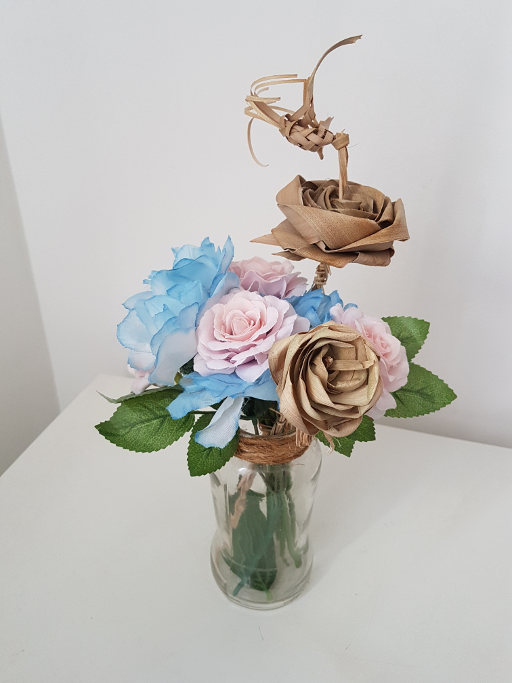
//> input picture PDI/atv8/flores.png, 512 x 683 px
$ ./cannypoints flores.png   (built with g++ and OpenCV 4)
//> lines starting //> are read from the running program, lines starting //| are printed output that depends on the picture; after the words box and inside, x2 and y2 are one past the last pixel; in counts of white or black regions, pixels touching at a corner belong together
#include <iostream>
#include <opencv2/opencv.hpp>
#include <fstream>
#include <iomanip>
#include <vector>
#include <algorithm>
#include <numeric>
#include <ctime>
#include <cstdlib>
#define R_inicial 5
#define JITTER 3
#define STEP 10

using namespace std;
using namespace cv;

//esses valores serão modificados conforme aumentarmos os limiares T1 e T2
double RAIO=R_inicial;

Mat image, points;

int width, height;

void pontilhismo(){
  int x,y,gray;
  vector<int> yrange;
  vector<int> xrange;

  xrange.resize(height/STEP);
  yrange.resize(width/STEP);

  iota(xrange.begin(), xrange.end(), 0);
  iota(yrange.begin(), yrange.end(), 0);

  for(uint i=0; i<xrange.size(); i++){
    xrange[i]= xrange[i]*STEP+STEP/2;
  }

  for(uint i=0; i<yrange.size(); i++){
    yrange[i]= yrange[i]*STEP+STEP/2;
  }

  points = Mat(height, width, CV_8U, Scalar(255));

  random_shuffle(xrange.begin(), xrange.end());

  for(auto i : xrange){
    random_shuffle(yrange.begin(), yrange.end());
    for(auto j : yrange){
      x = i+rand()%(2*JITTER)-JITTER+1;
      y = j+rand()%(2*JITTER)-JITTER+1;
      gray = image.at<uchar>(x,y);
      circle(points,
             cv::Point(y,x),
             RAIO,
             CV_RGB(gray,gray,gray),
             -1,
             CV_AA);
    }
  }


}


void canny(){
  int x,y,gray;
  Mat border;
  int i,nIteracoes=10;
  int t2=1;

  for(i=0;i<nIteracoes;i++){
    Canny(image, border, t2, 3*t2);
    t2+=10;

    //refinar pointilhismo
    //para os pontos da borda desenhar circulos menores
    for(x=0;x<height;x++){
      for(y=0;y<width;y++){
        if(border.at<uchar>(x,y)==255){
          gray = image.at<uchar>(x,y);
          circle(points,cv::Point(y,x),RAIO,CV_RGB(gray,gray,gray),-1,CV_AA);
        }
      }
    }
    //diminuir o raio para ponto menor
    RAIO=int(RAIO-R_inicial/(1.0*nIteracoes));

  }

}


int main(int argc, char** argv){
  Mat copiaOriginal,copiaRefinada;
  // guarda tecla capturada
  char key;
  //determinar se quer refinar pontilhismo ou nao
  bool troca=1;
  //carregar imagem
  image= imread(argv[1],CV_LOAD_IMAGE_GRAYSCALE);
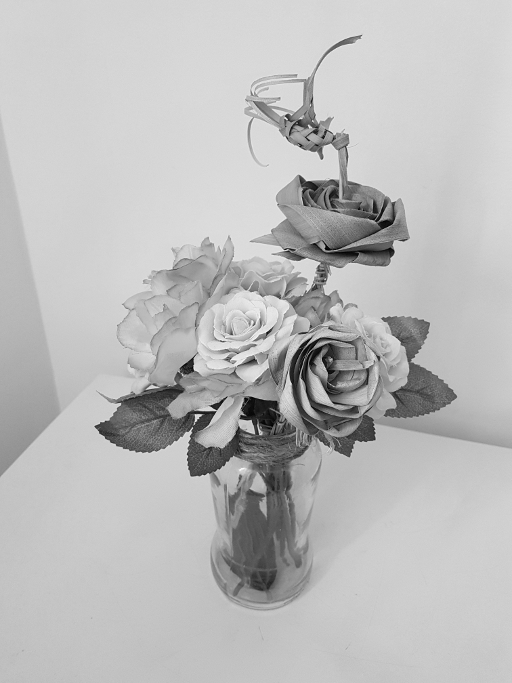
//> image: 683 rows x 512 cols, CV_8UC1; min 0, max 251, mean 187.7

  srand(time(0));

  if(!image.data){
	cout << "nao abriu" << argv[1] << endl;
    cout << argv[0] << " imagem.jpg";
    exit(0);
  }


  //altura e largura da imagem
  width=image.size().width;
//> width = 512
  height=image.size().height;
//> height = 683

  //prepara a janela para exibição da imagem
  namedWindow("Pointilhismo", 1);
  //construção da imagem pointilhista básica
  pontilhismo();
//> after the loop in pontilhismo, `for(auto i : xrange)`:
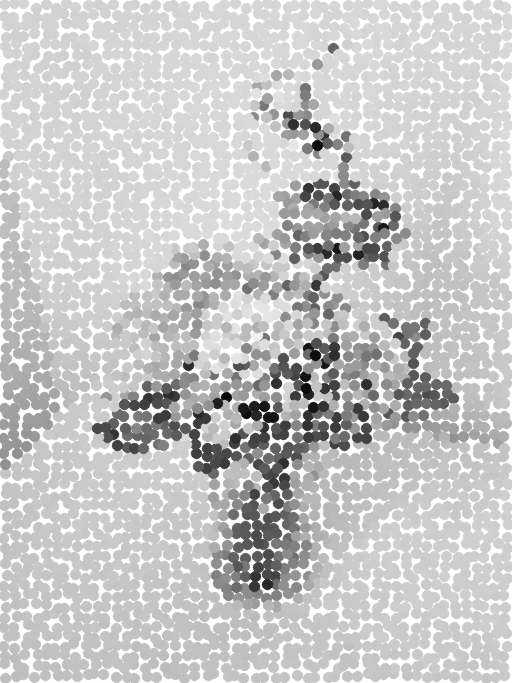
//> points: 683 rows x 512 cols, CV_8UC1; min 10, max 255, mean 200.6
  //guarda copia
  points.copyTo(copiaOriginal);

  //utilizar canny para refinar algoritmo
  canny();
//> the loop in canny, `for(i=0;i<nIteracoes;i++)` made 10 passes
//> (gray, RAIO) on passes 1 to 10: (202, 4), (194, 3), (186, 2), (186, 1), (184, 0), (184, 0), (184, 0), (184, 0), (184, 0), (184, 0)
//> pass 1, in canny, `Canny(image, border, t2, 3*t2);`:
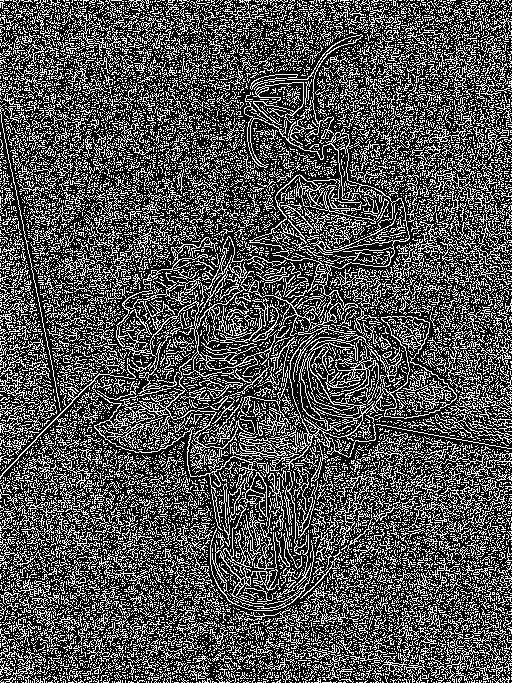
//> border: 683 rows x 512 cols, CV_8UC1; 31.9% white in thin lines or dots
//> pass 2, in canny, `Canny(image, border, t2, 3*t2);`:
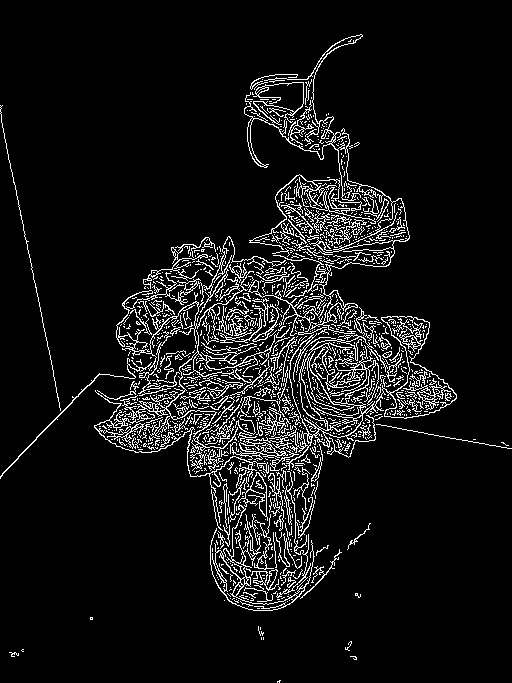
//> border: 683 rows x 512 cols, CV_8UC1; 7.8% white in thin lines or dots
//> pass 3, in canny, `Canny(image, border, t2, 3*t2);`:
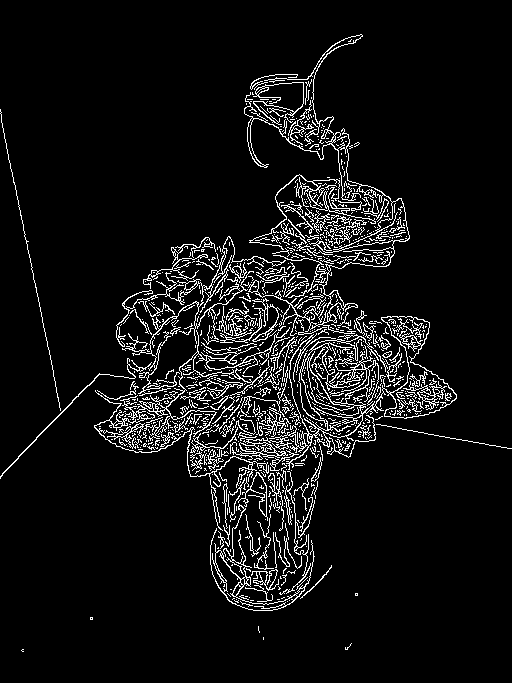
//> border: 683 rows x 512 cols, CV_8UC1; 7.1% white in thin lines or dots
//> after the loop in canny, `for(i=0;i<nIteracoes;i++)`:
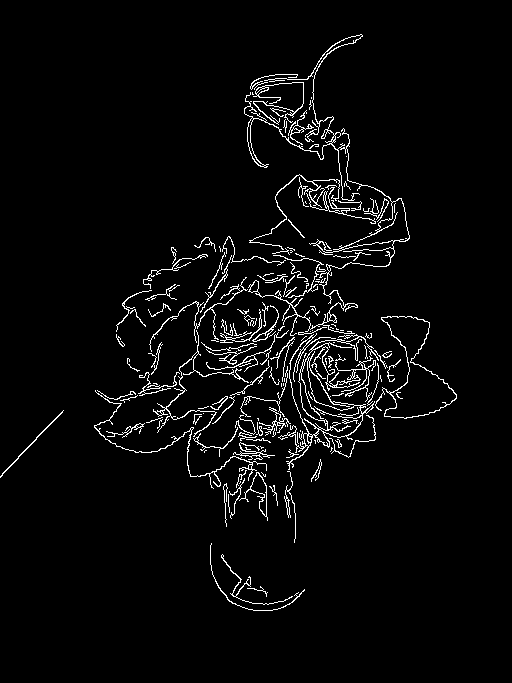
//> border: 683 rows x 512 cols, CV_8UC1; 3.7% white in thin lines or dots, all inside (x1, y1, x2, y2) = (0, 34, 457, 611)
//> after the loop in canny, `for(i=0;i<nIteracoes;i++)`:
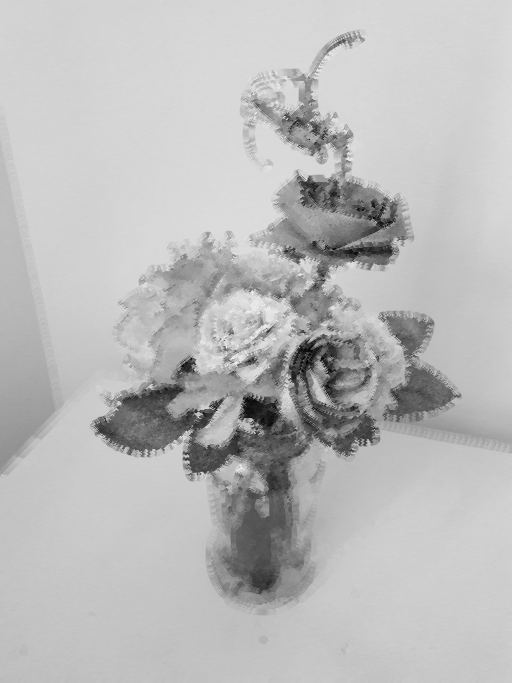
//> points: 683 rows x 512 cols, CV_8UC1; min 2, max 245, mean 186.7
//> after the loop in canny, `for(i=0;i<nIteracoes;i++)`: t2 = 101; gray = 184; RAIO = 0
  points.copyTo(copiaRefinada);

  while(1){

    key = (char) waitKey(10);
//> the Esc key is pressed
    if( key == 27 ) break; // esc pressed!
    if(key=='t'){
      if(troca)
        copiaRefinada.copyTo(points);
      else
        copiaOriginal.copyTo(points);

      troca=!troca;
    }
    //resultados
    imshow("Pointilhismo", points);
  }

  imwrite("pontos.jpg", points);
  return 0;
}

$ run again, on PDI/atv8/vanessa.png
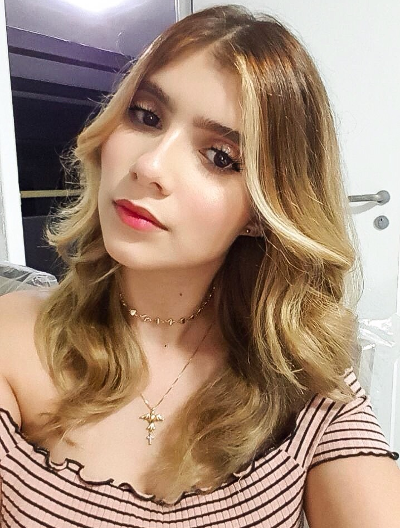
//> input picture PDI/atv8/vanessa.png, 400 x 528 px
//> the loop in canny, `for(i=0;i<nIteracoes;i++)` made 10 passes
//> (gray, RAIO) on passes 1 to 8: (220, 4), (214, 3), (190, 2), (87, 1), (87, 0), (83, 0), (83, 0), (83, 0)
//> pass 1, in canny, `Canny(image, border, t2, 3*t2);`:
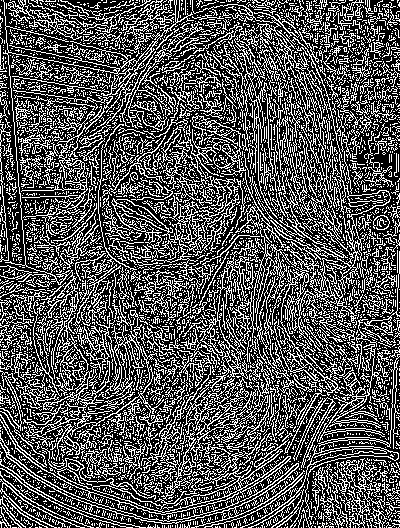
//> border: 528 rows x 400 cols, CV_8UC1; 33.5% white in thin lines or dots
//> after the loop in canny, `for(i=0;i<nIteracoes;i++)`:
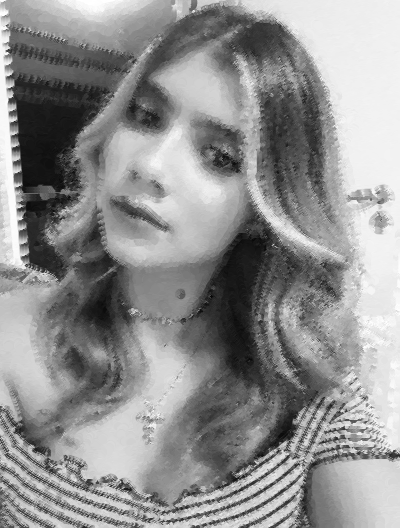
//> points: 528 rows x 400 cols, CV_8UC1; min 8, max 255, mean 144.6
//> after the loop in canny, `for(i=0;i<nIteracoes;i++)`: t2 = 101; gray = 83; RAIO = 0
